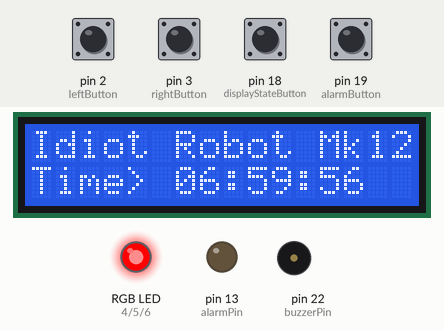
A sketch run on a simulated Arduino Mega 2560, built with avr-gcc and run on an emulated ATmega2560. On the bench: 16×2 character LCD, an RGB LED mixed from three pins (HIGH = lit), output pins drawn as LEDs (lit = HIGH), buzzer (waves = sounding). The inputs (shaded band) are chosen by the test bench; at power-on: pin 2 (leftButton), pin 3 (rightButton), pin 18 (displayStateButton), pin 19 (alarmButton) HIGH. The local clock reads 2024-03-15 10:24:30 at power-on unless the sketch sets it; what the sketch prints to the serial monitor is not drawn.

Above: at 1.2 s.
1.3 s: pin 18 (displayStateButton) pulled LOW for 0.15 s
At 2.1 s:
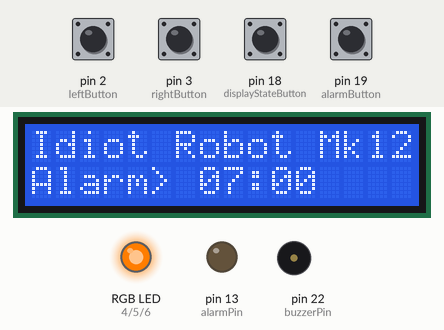
2.9 s: pin 19 (alarmButton) pulled LOW for 0.15 s
At 5.8 s:
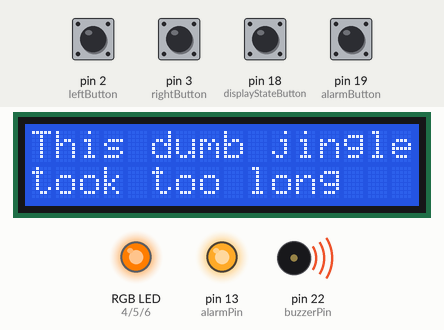
6.0 s: pin 19 (alarmButton) pulled LOW for 1 s
At 7.1 s:
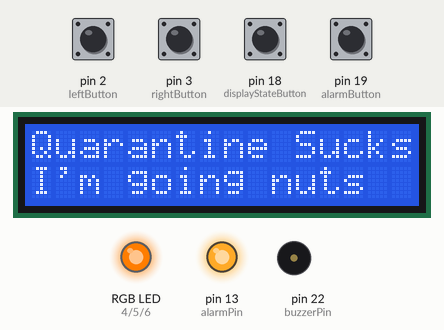
10.0 s: pin 18 (displayStateButton) pulled LOW for 1 s
At 11.1 s:
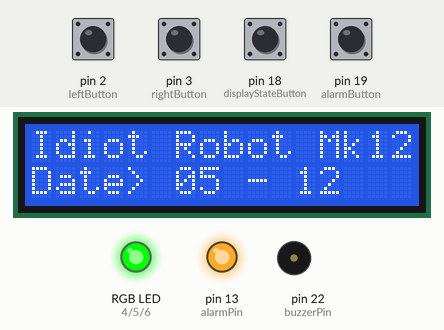
12.5 s: pin 18 (displayStateButton) pulled LOW for 0.15 s
At 13.2 s:
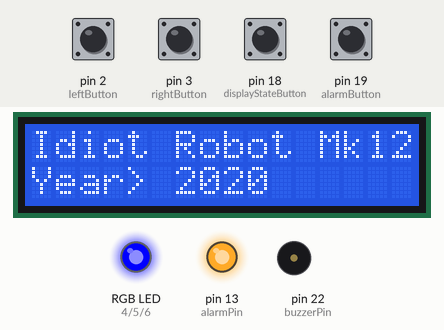
14.1 s: pin 18 (displayStateButton) pulled LOW for 0.15 s
At 15.8 s:
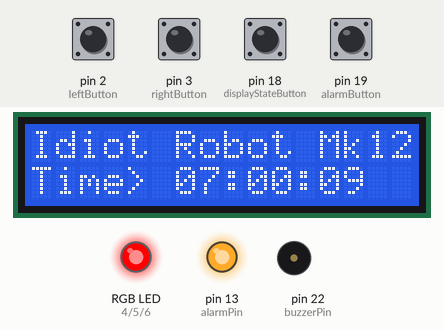
Timing chart, 0 to 17.3 s (numbered marks = the images above; inputs shaded):
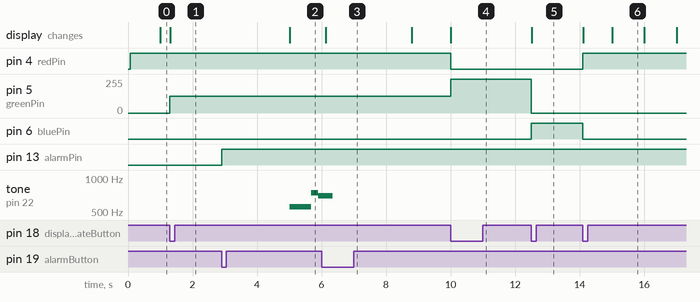

The sketch:

state_switch_clock_mk12.ino
```cpp
/////////////////////////////////////////////////////////////////////////////////////////////////////////////////////
#include <TimeLib.h>
#include <DS1307RTC.h>
#include <pitches.h>

#include <LiquidCrystal.h>
LiquidCrystal lcd(7, 8, 9, 10, 11, 12);

#include "RTClib.h"
RTC_DS1307 rtc;

/////////////////////////////////////////////////////////////////////////////////////////////////////////////////////

const int leftButton = 2; // Interrupt Pin 0 -- TOP
const int rightButton = 3; // Interrupt Pin 1 -- 2nd
const int displayStateButton = 18; // Interrupt Pin 5 -- 3rd
const int alarmButton = 19; // Interrupt Pin 4 -- BOTTOM

int redPin = 4;
int greenPin = 5; // RGB LED Pins
int bluePin = 6;

int buzzerPin = 22;
int alarmPin = 13; // Alarm LED Pin

bool clearScreen = false;

bool wasLeftButtonPressed = false;
bool wasRightButtonPressed = false;
bool alreadyRang = false;

// Display state machine support
enum DeviceDisplayState {CLOCK, ALARM, DATE, YEAR}; // All different states
DeviceDisplayState displayState = CLOCK; // Initially in Clock State

// Alarm state machine support
enum DeviceAlarmState {ARMED_INACTIVE, ARMED_ACTIVE, DISARMED};
DeviceAlarmState alarmState = DISARMED;

uint16_t alarmTime = 7 * 60; // Number of minutes since midnight
uint16_t resetTime = alarmTime + 1; // Reset in 15 seconds

/////////////////////////////////////////////////////////////////////////////////////////////////////////////////////

void setup() {
  lcd.begin(16, 2);
  Serial.begin(57600);

  // Set the time:: //

  const uint8_t hourInit = 6;
  const uint8_t minuteInit = 59;
  const uint8_t secondInit = 55;

  const uint8_t dayInit = 12;
  const uint8_t monthInit = 5;
  const uint16_t yearInit = 2020;

  if (!rtc.begin())
  {
    Serial.println("RTC is busted");
  }
  rtc.adjust(DateTime(yearInit, monthInit, dayInit, hourInit , minuteInit, secondInit));

  pinMode(leftButton, INPUT_PULLUP);
  pinMode(rightButton, INPUT_PULLUP);
  pinMode(displayStateButton, INPUT_PULLUP);
  pinMode(alarmButton, INPUT_PULLUP);

  attachInterrupt(0, leftButtonPressed, FALLING);
  attachInterrupt(1, rightButtonPressed, FALLING);
  attachInterrupt(5, switchToNextDisplayState, FALLING);
  attachInterrupt(4, alarmStateButtonPressed, FALLING);

  pinMode(redPin, OUTPUT);
  pinMode(greenPin, OUTPUT);
  pinMode(bluePin, OUTPUT);

  pinMode(alarmPin, OUTPUT);
  pinMode(buzzerPin, OUTPUT);
  switchToClockState();
};

/////////////////////////////////////////////////////////////////////////////////////////////////////////////////////

void RGB_color(int red_light_value, int green_light_value, int blue_light_value) {
  analogWrite(redPin, red_light_value);
  analogWrite(greenPin, green_light_value);
  analogWrite(bluePin, blue_light_value);
}

void leftButtonPressed() {
  if (displayState == ALARM) {
    if (alarmTime > 0)
    {
      alarmTime++;
    }
  }
  else
  {
    wasLeftButtonPressed = true;
  }
}

void rightButtonPressed() {
  if (displayState == ALARM)
  {
    if (alarmTime < 24 * 60)
    {
      alarmTime--;
    }
  }
  else {
    wasRightButtonPressed = true;
  }
}

void alarmStateButtonPressed()
{
  switch(alarmState) {
    case ARMED_INACTIVE:
      alarmState = DISARMED;
      break;

    case DISARMED:
      alarmState = ARMED_INACTIVE;
      break;

    case ARMED_ACTIVE:
      alarmState = ARMED_INACTIVE;
      break;
  }

  // Alarm LED is on in all states except "disarmed"
  digitalWrite(alarmPin, (alarmState != DISARMED) ? HIGH : LOW);
}

void switchToClockState() {
  displayState = CLOCK;
  RGB_color(255, 0, 0);
}

void switchToAlarmState() {
  displayState = ALARM;
  RGB_color(255, 125, 0);
}

void switchToDateState() {
  displayState = DATE;
  RGB_color(0, 255, 0);
}

void switchToYearState() {
  displayState = YEAR;
  RGB_color(0, 0, 255);
}


void switchToNextDisplayState() {
  clearScreen = true;
  switch (displayState) {

    case CLOCK:
      switchToAlarmState();
      break;

    case ALARM:
      switchToDateState();
      break;

    case DATE:
      switchToYearState();
      break;

    case YEAR:
      switchToClockState();
      break;
  }
}

String WithLeadingZeros(uint16_t number) {
  if (number < 10) {
    return "0" + String(number);
  }
  else {
    return String(number);
  }
}

void PlayNote(unsigned int frequency, float toneDuration, float delayDuration) {
  tone(buzzerPin, frequency, toneDuration);
  delay(delayDuration);
}

bool IsLeapYear(unsigned int year)
{
  if (year % 400 == 0) return true;
  if (year % 100 == 0) return false;
  if (year % 4 == 0) return true;
  return false;
}

int32_t NumberOfSecondsInAYear(int32_t year)
{
  int32_t NumberOfDaysInAYear = 365 + (IsLeapYear(year) ? 1 : 0);
  return NumberOfDaysInAYear * 24 * 3600;
}

/////////////////////////////////////////////////////////////////////////////////////////////////////////////////////

void loop() {
  struct AlarmNote {
    unsigned int frequency;
    float toneDuration;
    float delayDuration;
  };

  static const AlarmNote Measure1[] = {{NOTE_CS5, 666.67, 666.67},
                                       {NOTE_FS5, 444.45, 222.225},
                                       {NOTE_F5, 444.45, 222.225},
                                       {NOTE_DS5, 444.45, 222.225},
                                       {NOTE_CS5, 666.67, 666.67},
                                       {NOTE_AS4, 666.67, 666.67}};

  static const AlarmNote Measure2[] = {{NOTE_AS4, 444.45, 222.225},
                                       {NOTE_B4, 444.45, 222.225},
                                       {NOTE_CS5, 444.45, 222.225},
                                       {NOTE_GS4, 444.45, 222.225},
                                       {NOTE_AS4, 444.45, 222.225},
                                       {NOTE_B4, 444.45, 222.225},
                                       {NOTE_AS4, 666.67, 666.67},
                                       {NOTE_CS5, 666.67, 666.9}};

  static const AlarmNote Measure3[] = {{NOTE_CS5, 666.67, 666.67},
                                       {NOTE_FS5, 444.45, 222.225},
                                       {NOTE_F5, 444.45, 222.225},
                                       {NOTE_DS5, 444.45, 222.225},
                                       {NOTE_CS5, 666.67, 666.67},
                                       {NOTE_FS5, 666.67, 666.67}};

  static const AlarmNote Measure4[] = {{NOTE_FS5, 444.45, 222.225},
                                       {NOTE_GS5, 444.45, 222.225},
                                       {NOTE_FS5, 444.45, 222.225},
                                       {NOTE_F5, 444.45, 222.225},
                                       {NOTE_DS5, 444.45, 222.225},
                                       {NOTE_F5, 444.45, 222.225},
                                       {NOTE_FS5, 666.67, 666.67}};

  DateTime currentTime = rtc.now();
  DateTime newTime = currentTime;
  String firstRow = "Idiot Robot Mk12", secondRow;

  if (clearScreen) {
    lcd.clear();
    clearScreen = false;
  }

  if ((alarmTime == currentTime.hour() * 60 + currentTime.minute()) && (alarmState == ARMED_INACTIVE)) {
    alarmState = ARMED_ACTIVE;
  }

  if ((resetTime == currentTime.hour() * 60 + currentTime.minute()) && (alarmState == ARMED_ACTIVE)) {
    alarmState = ARMED_INACTIVE;
    alreadyRang = false;
  }

  switch (displayState) {
    case CLOCK: {
      if (wasLeftButtonPressed) {
        if (currentTime.hour() < 23) {
          TimeSpan ts(3600);
          newTime = currentTime + ts;
        }
        else { // do not roll over the day by upping the hour, go back to zero hours
          TimeSpan ts(3600);
          for (int i = 0; i < 23; i++) {
            newTime = currentTime - ts;
          }
        }
        rtc.adjust(newTime);
        wasLeftButtonPressed = false;
      }
      else if (wasRightButtonPressed) {
        if (currentTime.minute() < 59) {
          TimeSpan ts(60);
          newTime = currentTime + ts;
        }
        else { // Don't roll over the minutes into the hours
          TimeSpan ts(60 * 59);
          newTime = currentTime - ts;
        }
        rtc.adjust(newTime);
        wasRightButtonPressed = false;
      }

      secondRow = "Time> " + WithLeadingZeros(newTime.hour()) + ":" + WithLeadingZeros(newTime.minute()) + ":" + WithLeadingZeros(newTime.second());
      }
      break;

    case ALARM: {
        uint16_t alarmHours = alarmTime / 60;
        uint16_t alarmMinutes = alarmTime - 60 * alarmHours;
        secondRow = "Alarm> " + WithLeadingZeros(alarmHours) + ":" + WithLeadingZeros(alarmMinutes);
      }
      break;

    case DATE: {
      TimeSpan ts(3600);
      if (wasLeftButtonPressed) {
        for (int i = 0; i < 24; i++) {
          newTime = newTime + ts;
        }
        wasLeftButtonPressed = false;
      }
      else if (wasRightButtonPressed) {
        for (int i = 0; i < 24; i++) {
          newTime = newTime - ts;
        }
        wasRightButtonPressed = false;
      }

      rtc.adjust(newTime);
      secondRow = "Date> " + WithLeadingZeros(newTime.month()) + " - " + WithLeadingZeros(newTime.day());
      }
      break;

    case YEAR: {
      TimeSpan ts(NumberOfSecondsInAYear(currentTime.year()));
      if (wasLeftButtonPressed) {
        newTime = currentTime + ts;
        wasLeftButtonPressed = false;
        rtc.adjust(newTime);
      }

      else if (wasRightButtonPressed) {
        newTime = currentTime - ts;
        wasRightButtonPressed = false;
        rtc.adjust(newTime);
      }

      secondRow = "Year> " + String(newTime.year());
      }
      break;
  }

  switch (alarmState) {
    case ARMED_ACTIVE: {
      if (alreadyRang == false) {
        int i;

        // Refresh the screen
        lcd.clear();
        lcd.setCursor(0, 0);
        lcd.print("This dumb jingle");
        lcd.setCursor(0, 1);
        lcd.print("took too long");

        // Measure 1
        for (i = 0; (alarmState == ARMED_ACTIVE) && (i < sizeof(Measure1) / sizeof(Measure1[0])); i++)
        {
          PlayNote(Measure1[i].frequency, Measure1[i].toneDuration, Measure1[i].delayDuration);
        }

        // Measure 2
        for (i = 0; (alarmState == ARMED_ACTIVE) && (i < sizeof(Measure2) / sizeof(Measure2[0])); i++)
        {
          PlayNote(Measure2[i].frequency, Measure2[i].toneDuration, Measure2[i].delayDuration);
        }

        // Refresh the screen
        lcd.clear();
        lcd.setCursor(0, 0);
        lcd.print("Quarantine Sucks");
        lcd.setCursor(0, 1);
        lcd.print("I'm going nuts");

        // Measure 3
        for (i = 0; (alarmState == ARMED_ACTIVE) && (i < sizeof(Measure3) / sizeof(Measure3[0])); i++)
        {
          PlayNote(Measure3[i].frequency, Measure3[i].toneDuration, Measure3[i].delayDuration);
        }

        // Measure 4
        for (i = 0; (alarmState == ARMED_ACTIVE) && (i < sizeof(Measure4) / sizeof(Measure4[0])); i++)
        {
          PlayNote(Measure4[i].frequency, Measure4[i].toneDuration, Measure4[i].delayDuration);
        }

        // Whole rest
        delay(2666.67);

        alarmState = ARMED_INACTIVE;
        alreadyRang = true;
        Serial.print("Already Rang");
        Serial.println();
        lcd.clear();
      }
      break;
    }
  }

  lcd.setCursor(0, 0);
  lcd.print(firstRow);
  lcd.setCursor(0, 1);
  lcd.print(secondRow);
}

/////////////////////////////////////////////////////////////////////////////////////////////////////////////////////
```

Measured:
- after the input at 1.3 s, pin 5 (greenPin): 0/255 → 125/255 at once; the display: changes at once (image 1)
- after the input at 2.9 s, pin 13 (alarmPin): LOW → HIGH at once; tone on pin 22 (buzzerPin): silent → 554 Hz after 2.1 s, → 740 Hz 0.67 s later, → 698 Hz 0.22 s later; the display: changes after 2.1 s (image 2)
- after the input at 6.0 s, the display: changes after 0.13 s (image 3)
- after the input at 10.0 s, pin 4 (redPin): HIGH → LOW at once; pin 5 (greenPin): 125/255 → 255/255 at once; the display: changes at once (image 4)
- after the input at 12.5 s, pin 5 (greenPin): 255/255 → 0/255 at once; pin 6 (bluePin): LOW → HIGH at once; the display: changes at once (image 5)
- after the input at 14.1 s, pin 4 (redPin): LOW → HIGH at once; pin 6 (bluePin): HIGH → LOW at once; the display: first changes at once (image 6 shows a later state)
- what the display in image 6 shows lasts 1.0 s, from 15.0 s to 16.0 s
